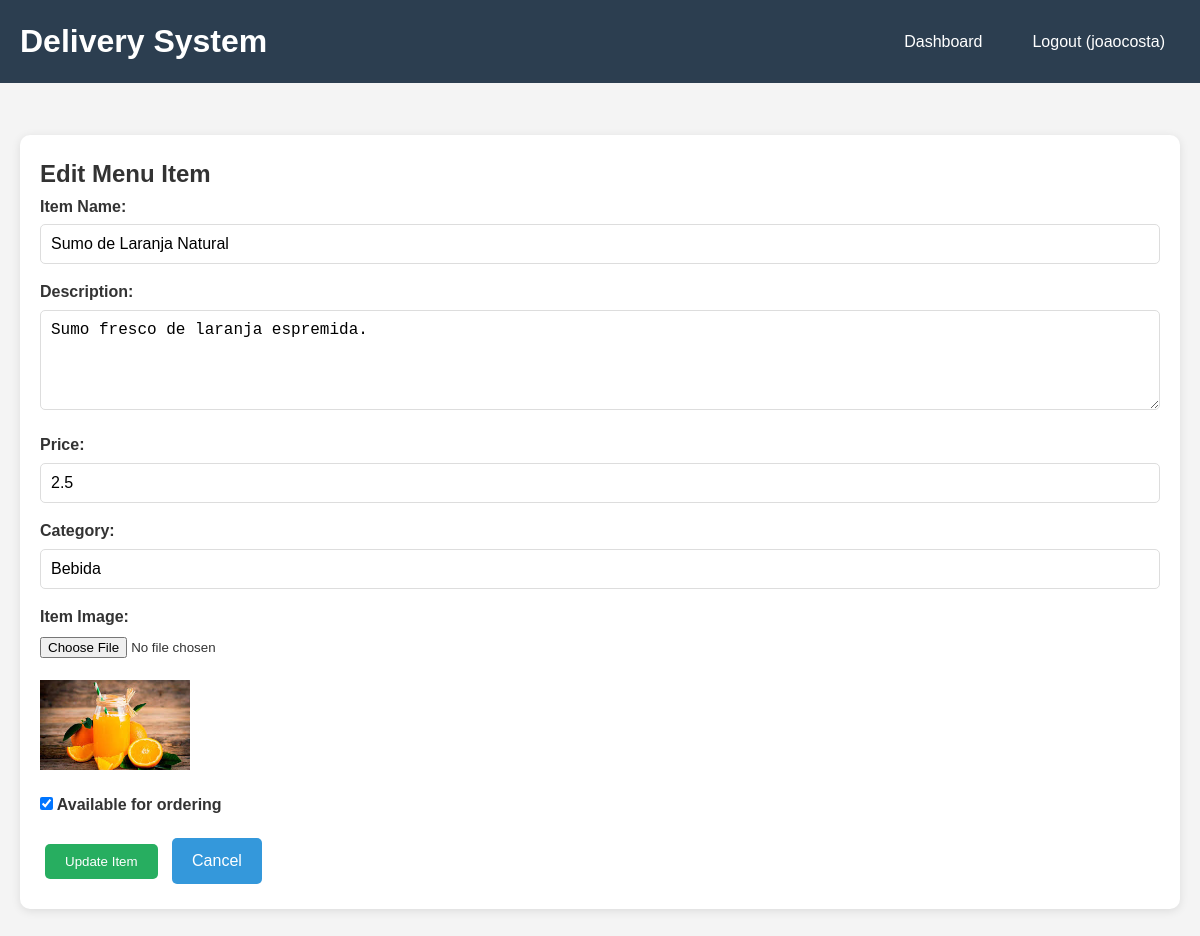
The app's page /edit_menu_item/18 (signed in), older data.
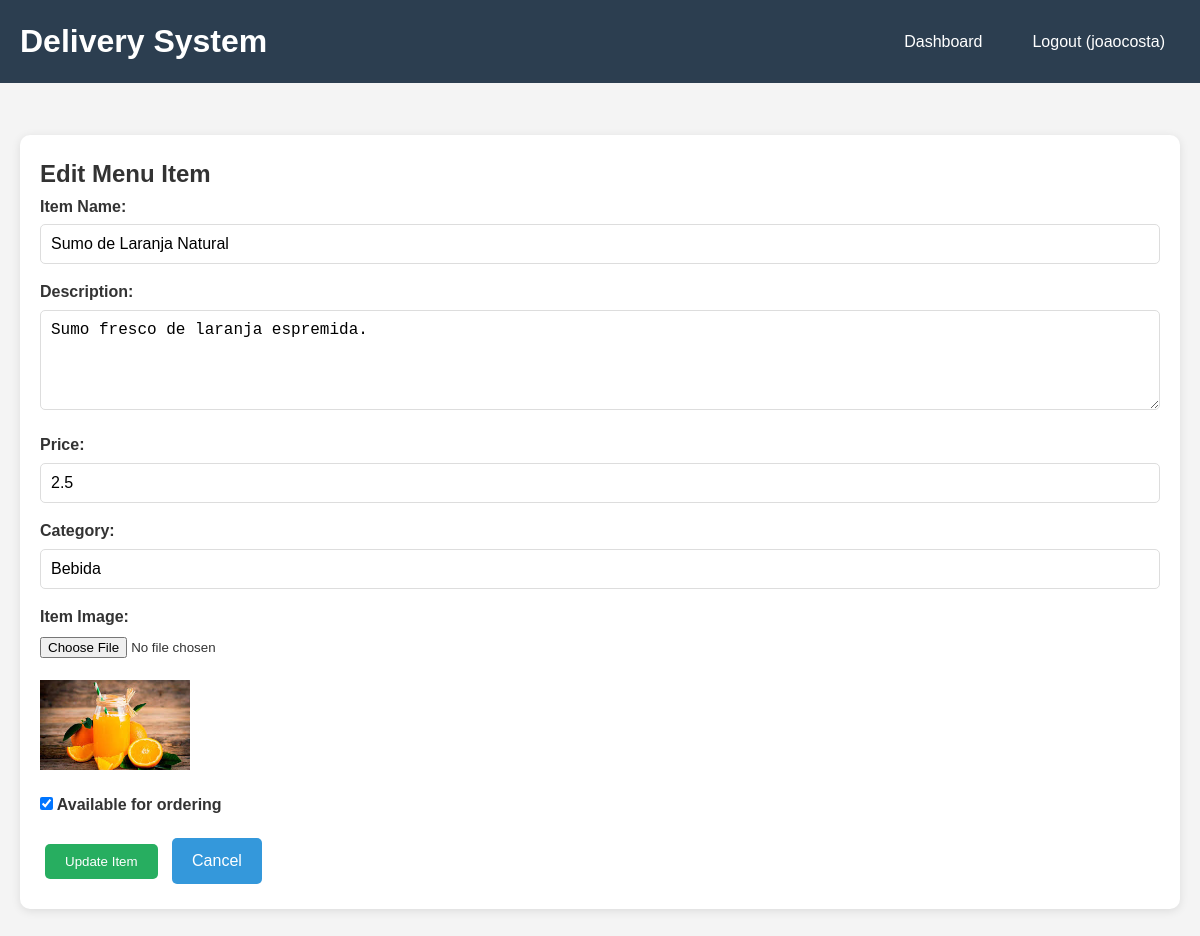
The same page, newer data.
### tables this page shows
CREATE TABLE menu_items (
        id INTEGER PRIMARY KEY AUTOINCREMENT,
        restaurant_id INTEGER NOT NULL,
        name TEXT NOT NULL,
        description TEXT,
        price REAL NOT NULL,
        category TEXT,
        available BOOLEAN DEFAULT 1,
        created_at TIMESTAMP DEFAULT CURRENT_TIMESTAMP, image_path TEXT,
        FOREIGN KEY (restaurant_id) REFERENCES users (id)
    );

### app.py (the view)
    def decorated_function(*args, **kwargs):
        if 'user_id' not in session:
            return redirect(url_for('login'))
        user = get_user_by_id(session['user_id'])
        if user['user_type'] != 'restaurant':
            flash('Access denied. Restaurant account required.')
            return redirect(url_for('dashboard'))
        return f(*args, **kwargs)

### app.py (called while the page is built)
def get_db_connection():
    conn = sqlite3.connect('delivery_system.db')
    conn.row_factory = sqlite3.Row
    return conn

def get_user_by_id(user_id):
    conn = get_db_connection()
    user = conn.execute('SELECT * FROM users WHERE id = ?', (user_id,)).fetchone()
    conn.close()
    return user

def restaurant_required(f):
    def decorated_function(*args, **kwargs):
        if 'user_id' not in session:
            return redirect(url_for('login'))
        user = get_user_by_id(session['user_id'])
        if user['user_type'] != 'restaurant':
            flash('Access denied. Restaurant account required.')
            return redirect(url_for('dashboard'))
        return f(*args, **kwargs)
    decorated_function.__name__ = f.__name__
    return decorated_function

@app.before_request
def load_logged_in_user():
    user_id = session.get('user_id')
    if user_id is None:
        g.user = None
    else:
        g.user = get_user_by_id(user_id)

### templates/edit_menu_item.html (shortened to what this page needs)
{% extends "base.html" %}
{% block content %}
<div class="card">
    <h2>Edit Menu Item</h2>
    <form method="POST" enctype="multipart/form-data">
        <div class="form-group">
            <label for="name">Item Name:</label>
            <input type="text" id="name" name="name" value="{{ menu_item.name }}" required>
        </div>
        <div class="form-group">
            <label for="description">Description:</label>
            <textarea id="description" name="description">{{ menu_item.description or '' }}</textarea>
        </div>
        <div class="form-group">
            <label for="price">Price:</label>
            <input type="number" id="price" name="price" step="0.01" min="0" value="{{ menu_item.price }}" required>
        </div>
        <div class="form-group">
            <label for="category">Category:</label>
            <input type="text" id="category" name="category" value="{{ menu_item.category or '' }}">
        </div>
        <div class="form-group">
            <label for="image">Item Image:</label>
            <input type="file" id="image" name="image" accept="image/*">
            {% if menu_item.image_path %}
            <div class="mt-20">
                <img src="/static/{{ menu_item.image_path }}" alt="Menu Item Image"
                    style="max-width: 150px; max-height: 150px;">
            </div>
            {% endif %}
        </div>
        <div class="form-group">
            <label>
                <input type="checkbox" name="available" {% if menu_item.available %}checked{% endif %}>
                Available for ordering
            </label>
        </div>
        <button type="submit" class="btn btn-success">Update Item</button>
        <a href="{{ url_for('restaurant_dashboard') }}" class="btn">Cancel</a>
    </form>
</div>
{% endblock %}

Row changes from the older to the newer data that the page shows:
changed menu_items "Sumo de Laranja Natural": image_path: picture added
